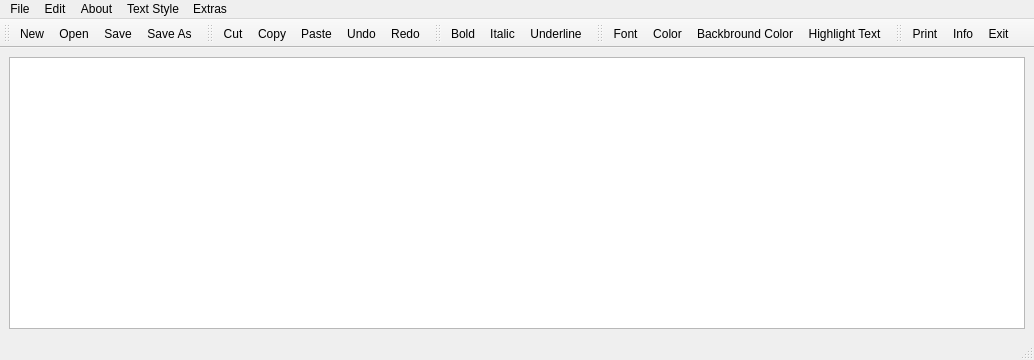
<?xml version="1.0" encoding="UTF-8"?>
<ui version="4.0">
 <class>MainWindow</class>
 <widget class="QMainWindow" name="MainWindow">
  <property name="geometry">
   <rect>
    <x>0</x>
    <y>0</y>
    <width>1034</width>
    <height>360</height>
   </rect>
  </property>
  <property name="windowTitle">
   <string>MainWindow</string>
  </property>
  <widget class="QWidget" name="centralwidget">
   <layout class="QHBoxLayout" name="horizontalLayout">
    <item>
     <widget class="QTextEdit" name="textEdit"/>
    </item>
   </layout>
  </widget>
  <widget class="QMenuBar" name="menubar">
   <property name="geometry">
    <rect>
     <x>0</x>
     <y>0</y>
     <width>1034</width>
     <height>26</height>
    </rect>
   </property>
   <widget class="QMenu" name="menuFile">
    <property name="title">
     <string>File</string>
    </property>
    <addaction name="actionNew"/>
    <addaction name="actionOpen"/>
    <addaction name="actionSave"/>
    <addaction name="actionSave_As"/>
    <addaction name="separator"/>
    <addaction name="actionPrint"/>
    <addaction name="actionExit"/>
   </widget>
   <widget class="QMenu" name="menuFile_2">
    <property name="title">
     <string>Edit</string>
    </property>
    <addaction name="actionCut"/>
    <addaction name="actionCopy"/>
    <addaction name="actionPaste"/>
    <addaction name="actionUndo"/>
    <addaction name="actionRedo"/>
   </widget>
   <widget class="QMenu" name="menuInfo">
    <property name="title">
     <string>About</string>
    </property>
    <addaction name="actionInfo"/>
   </widget>
   <widget class="QMenu" name="menuFont">
    <property name="title">
     <string>Extras</string>
    </property>
    <addaction name="actionFont"/>
    <addaction name="actionColor"/>
    <addaction name="actionHighlight_Text"/>
    <addaction name="actionBackbround_Color"/>
   </widget>
   <widget class="QMenu" name="menuText_Style">
    <property name="title">
     <string>Text Style</string>
    </property>
    <addaction name="actionBold"/>
    <addaction name="actionItalic"/>
    <addaction name="actionUnderline"/>
   </widget>
   <addaction name="menuFile"/>
   <addaction name="menuFile_2"/>
   <addaction name="menuInfo"/>
   <addaction name="menuText_Style"/>
   <addaction name="menuFont"/>
  </widget>
  <widget class="QStatusBar" name="statusbar"/>
  <widget class="QToolBar" name="toolBar1">
   <property name="windowTitle">
    <string>toolBar_4</string>
   </property>
   <attribute name="toolBarArea">
    <enum>TopToolBarArea</enum>
   </attribute>
   <attribute name="toolBarBreak">
    <bool>false</bool>
   </attribute>
   <addaction name="actionNew"/>
   <addaction name="actionOpen"/>
   <addaction name="actionSave"/>
   <addaction name="actionSave_As"/>
  </widget>
  <widget class="QToolBar" name="toolBar">
   <property name="windowTitle">
    <string>toolBar</string>
   </property>
   <attribute name="toolBarArea">
    <enum>TopToolBarArea</enum>
   </attribute>
   <attribute name="toolBarBreak">
    <bool>false</bool>
   </attribute>
   <addaction name="actionCut"/>
   <addaction name="actionCopy"/>
   <addaction name="actionPaste"/>
   <addaction name="actionUndo"/>
   <addaction name="actionRedo"/>
  </widget>
  <widget class="QToolBar" name="toolBar_2">
   <property name="windowTitle">
    <string>toolBar_2</string>
   </property>
   <attribute name="toolBarArea">
    <enum>TopToolBarArea</enum>
   </attribute>
   <attribute name="toolBarBreak">
    <bool>false</bool>
   </attribute>
   <addaction name="actionBold"/>
   <addaction name="actionItalic"/>
   <addaction name="actionUnderline"/>
  </widget>
  <widget class="QToolBar" name="toolBar_3">
   <property name="windowTitle">
    <string>toolBar_3</string>
   </property>
   <attribute name="toolBarArea">
    <enum>TopToolBarArea</enum>
   </attribute>
   <attribute name="toolBarBreak">
    <bool>false</bool>
   </attribute>
   <addaction name="actionFont"/>
   <addaction name="actionColor"/>
   <addaction name="actionBackbround_Color"/>
   <addaction name="actionHighlight_Text"/>
  </widget>
  <widget class="QToolBar" name="toolBar_4">
   <property name="windowTitle">
    <string>toolBar_4</string>
   </property>
   <attribute name="toolBarArea">
    <enum>TopToolBarArea</enum>
   </attribute>
   <attribute name="toolBarBreak">
    <bool>false</bool>
   </attribute>
   <addaction name="actionPrint"/>
   <addaction name="actionInfo"/>
   <addaction name="actionExit"/>
  </widget>
  <action name="actionNew">
   <property name="icon">
    <iconset resource="images.qrc">
     <normaloff>:/images/new.png</normaloff>:/images/new.png</iconset>
   </property>
   <property name="text">
    <string>New</string>
   </property>
   <property name="toolTip">
    <string>New File</string>
   </property>
   <property name="shortcut">
    <string>Ctrl+N</string>
   </property>
  </action>
  <action name="actionOpen">
   <property name="icon">
    <iconset resource="images.qrc">
     <normaloff>:/images/open.png</normaloff>:/images/open.png</iconset>
   </property>
   <property name="text">
    <string>Open</string>
   </property>
   <property name="toolTip">
    <string>Open Existing File</string>
   </property>
  </action>
  <action name="actionSave">
   <property name="icon">
    <iconset resource="images.qrc">
     <normaloff>:/images/save.png</normaloff>:/images/save.png</iconset>
   </property>
   <property name="text">
    <string>Save</string>
   </property>
   <property name="toolTip">
    <string>Save File</string>
   </property>
  </action>
  <action name="actionSave_As">
   <property name="icon">
    <iconset resource="images.qrc">
     <normaloff>:/images/saveas.png</normaloff>:/images/saveas.png</iconset>
   </property>
   <property name="text">
    <string>Save As</string>
   </property>
  </action>
  <action name="actionExit">
   <property name="icon">
    <iconset resource="images.qrc">
     <normaloff>:/images/exit.png</normaloff>:/images/exit.png</iconset>
   </property>
   <property name="text">
    <string>Exit</string>
   </property>
  </action>
  <action name="actionCut">
   <property name="icon">
    <iconset resource="images.qrc">
     <normaloff>:/images/cut.png</normaloff>:/images/cut.png</iconset>
   </property>
   <property name="text">
    <string>Cut</string>
   </property>
  </action>
  <action name="actionCopy">
   <property name="icon">
    <iconset resource="images.qrc">
     <normaloff>:/images/copy.png</normaloff>:/images/copy.png</iconset>
   </property>
   <property name="text">
    <string>Copy</string>
   </property>
  </action>
  <action name="actionPaste">
   <property name="icon">
    <iconset resource="images.qrc">
     <normaloff>:/images/paste.png</normaloff>:/images/paste.png</iconset>
   </property>
   <property name="text">
    <string>Paste</string>
   </property>
  </action>
  <action name="actionUndo">
   <property name="icon">
    <iconset resource="images.qrc">
     <normaloff>:/images/undo.svg</normaloff>:/images/undo.svg</iconset>
   </property>
   <property name="text">
    <string>Undo</string>
   </property>
  </action>
  <action name="actionRedo">
   <property name="icon">
    <iconset resource="images.qrc">
     <normaloff>:/images/redo.png</normaloff>:/images/redo.png</iconset>
   </property>
   <property name="text">
    <string>Redo</string>
   </property>
  </action>
  <action name="actionPrint">
   <property name="icon">
    <iconset resource="images.qrc">
     <normaloff>:/images/print.png</normaloff>:/images/print.png</iconset>
   </property>
   <property name="text">
    <string>Print</string>
   </property>
  </action>
  <action name="actionInfo">
   <property name="icon">
    <iconset resource="images.qrc">
     <normaloff>:/images/info.png</normaloff>:/images/info.png</iconset>
   </property>
   <property name="text">
    <string>Info</string>
   </property>
  </action>
  <action name="actionFont">
   <property name="icon">
    <iconset resource="images.qrc">
     <normaloff>:/images/font.png</normaloff>:/images/font.png</iconset>
   </property>
   <property name="text">
    <string>Font</string>
   </property>
  </action>
  <action name="actionBold">
   <property name="checkable">
    <bool>true</bool>
   </property>
   <property name="icon">
    <iconset resource="images.qrc">
     <normaloff>:/images/bold.png</normaloff>:/images/bold.png</iconset>
   </property>
   <property name="text">
    <string>Bold</string>
   </property>
  </action>
  <action name="actionItalic">
   <property name="checkable">
    <bool>true</bool>
   </property>
   <property name="icon">
    <iconset resource="images.qrc">
     <normaloff>:/images/italic.png</normaloff>:/images/italic.png</iconset>
   </property>
   <property name="text">
    <string>Italic</string>
   </property>
  </action>
  <action name="actionUnderline">
   <property name="checkable">
    <bool>true</bool>
   </property>
   <property name="icon">
    <iconset resource="images.qrc">
     <normaloff>:/images/underline.png</normaloff>:/images/underline.png</iconset>
   </property>
   <property name="text">
    <string>Underline</string>
   </property>
  </action>
  <action name="actionColor">
   <property name="icon">
    <iconset resource="images.qrc">
     <normaloff>:/images/fontcolor.png</normaloff>:/images/fontcolor.png</iconset>
   </property>
   <property name="text">
    <string>Color</string>
   </property>
   <property name="toolTip">
    <string>Font Color</string>
   </property>
  </action>
  <action name="actionBackbround_Color">
   <property name="icon">
    <iconset resource="images.qrc">
     <normaloff>:/images/bcolor.png</normaloff>:/images/bcolor.png</iconset>
   </property>
   <property name="text">
    <string>Backbround Color</string>
   </property>
  </action>
  <action name="actionHighlight_Text">
   <property name="icon">
    <iconset resource="images.qrc">
     <normaloff>:/images/highlight.png</normaloff>:/images/highlight.png</iconset>
   </property>
   <property name="text">
    <string>Highlight Text</string>
   </property>
  </action>
 </widget>
 <resources>
  <include location="images.qrc"/>
 </resources>
 <connections/>
</ui>
